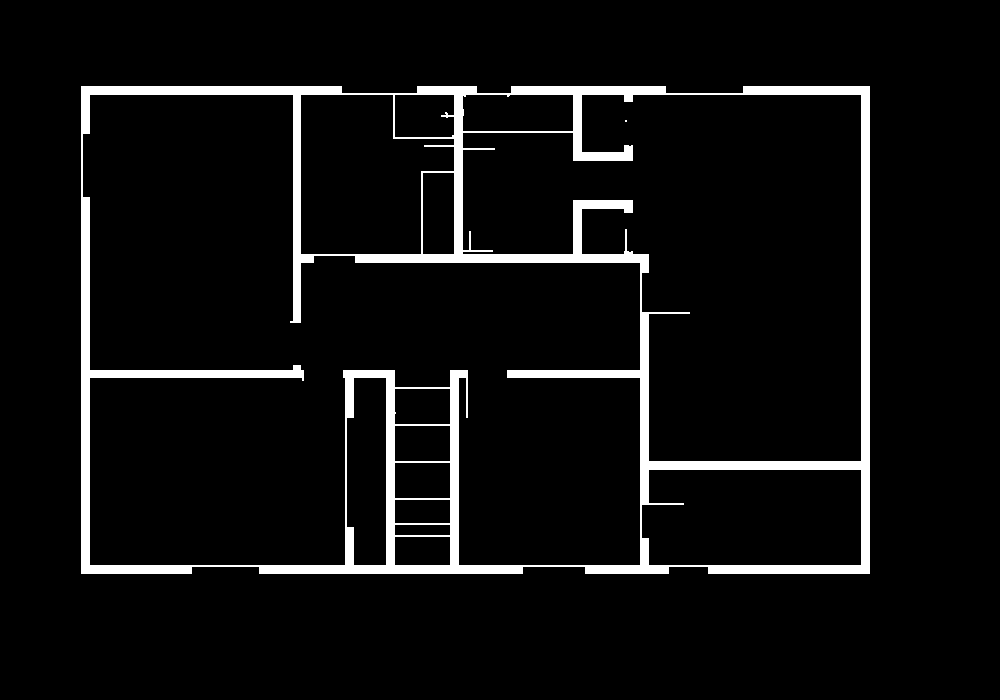
#> input picture debug_map.png, 1000 x 700 px
$ python -i image_processing.py   (imports and definitions only)
#> lines starting #> are read from the running program, lines starting #| are printed output that depends on the picture; after the words box and inside, x2 and y2 are one past the last pixel; in counts of white or black regions, pixels touching at a corner belong together
from PIL import Image, ImageFilter
import numpy as np
from config import MAP_WIDTH, WINDOW_HEIGHT

def process_floorplan(image_path):
    """
    Loads, resizes, and inflates the floorplan wall properties to
    keep the drone away from partitions and narrow edges.
    """
#> called with image_path = 'debug_map.png'
    img = Image.open(image_path).convert('L')
#> img is the input picture: PIL image 1000x700 L; 6% white; 2 white regions (1 under 20 px), largest, box (x1, y1, x2, y2) and area: (81, 86, 870, 574) 41692

    # Scale strictly to the map area boundary, leaving space for the UI
    img = img.resize((MAP_WIDTH, WINDOW_HEIGHT), Image.Resampling.NEAREST)

    # Balanced wall inflation for centering
    img = img.filter(ImageFilter.MinFilter(3))
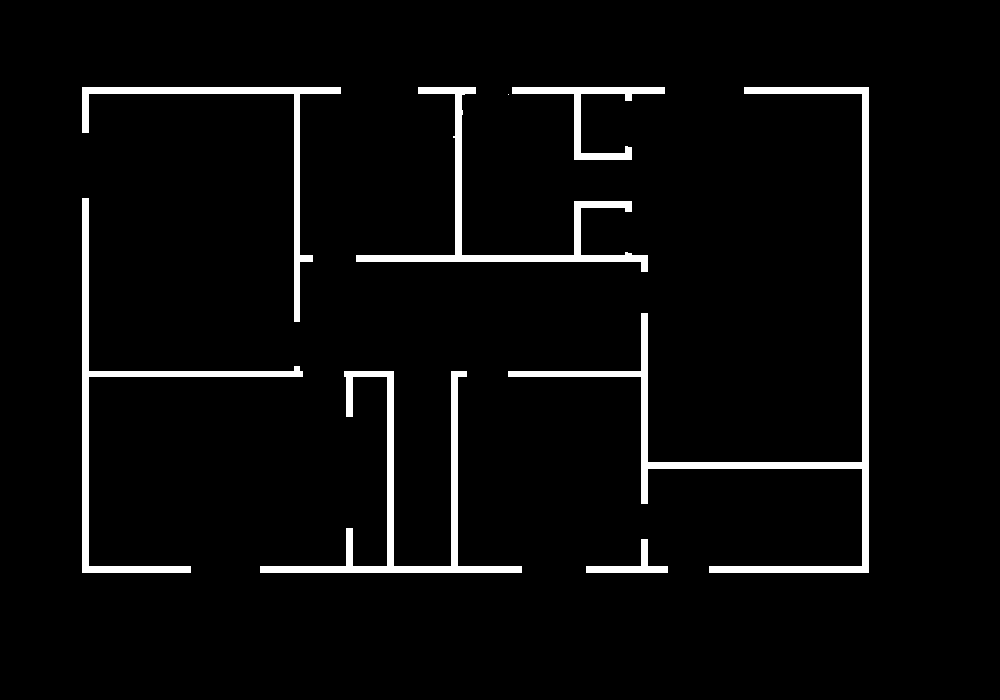
#> img: PIL image 1000x700 L; 4.2% white; 8 white regions (1 under 20 px), largest, box (x1, y1, x2, y2) and area: (508, 87, 869, 573) 8932, (260, 371, 522, 573) 5422, (82, 198, 303, 573) 4653
    img = img.filter(ImageFilter.MinFilter(3))
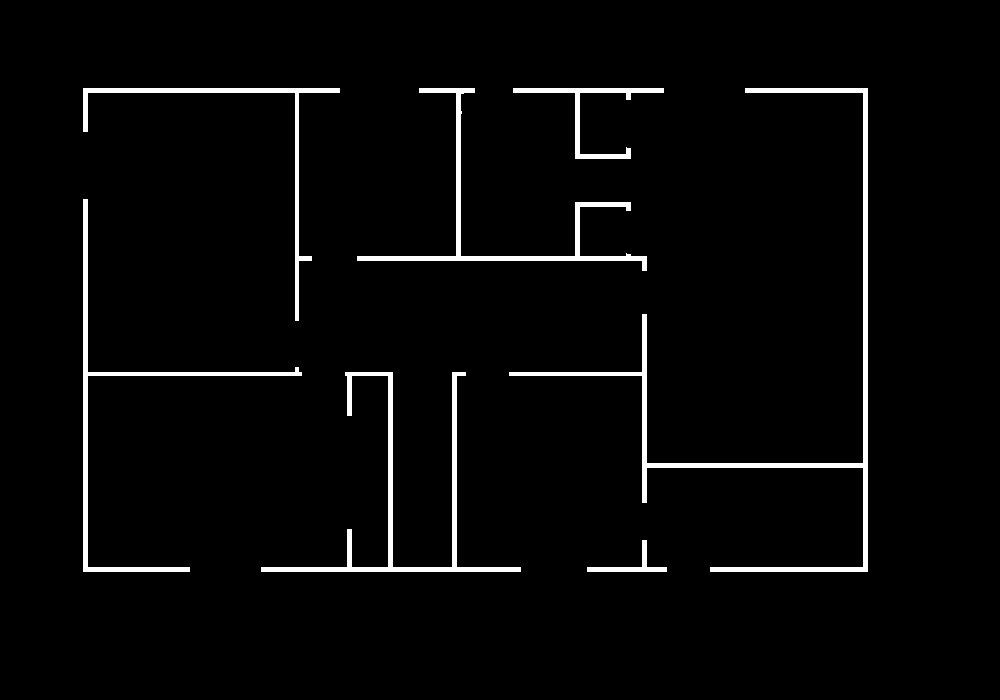
#> img: PIL image 1000x700 L; 3% white; 7 white regions, largest, box (x1, y1, x2, y2) and area: (509, 88, 868, 572) 6332, (261, 372, 521, 572) 3848, (83, 199, 302, 572) 3251

    img_array = np.array(img)
    binary_map = np.where(img_array < 50, 1, 0)

    return binary_map.tolist()

>>> result = process_floorplan('debug_map.png')
#> result = 700 items
